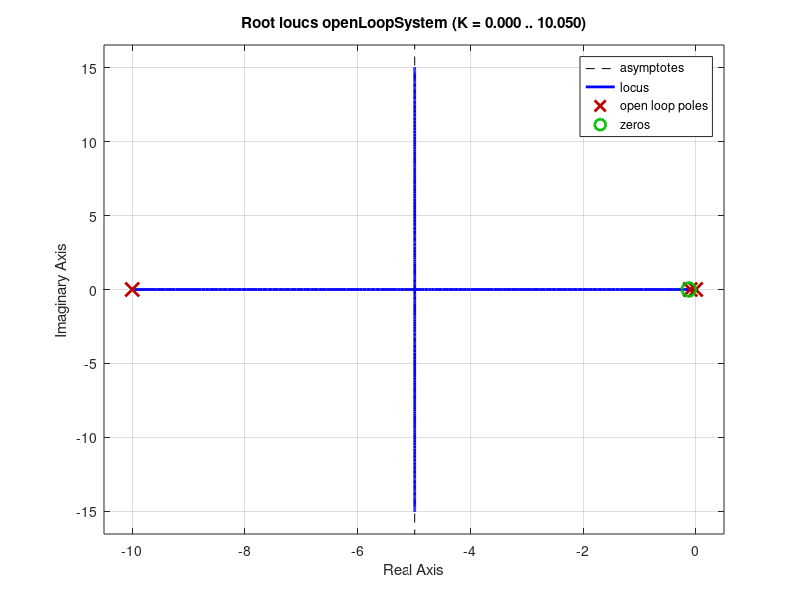

The MATLAB script that drew this image: (Note: this script raises an error after producing the figure.)
%% Aristotle University of Thessaloniki (AUTh)
% Department of Electrical and Computer Engineering
%% Ioannis Deirmentzoglou AEM: 10015 Email: deirmentz@ece.auth.gr

% Open-Loop Tranfer Function of System
s = tf('s');
Ka = 1; 
c = 0.125;
% Open-loop transfer function for the system
openLoopSystem = 25*(s+c)/(s*(s+0.1)*(s+10));

% Closed Loop Transfer Function with feedback of -1
closedLoopSystem = feedback(openLoopSystem, 1, -1);

% Plot the Root Locus of the Open-Loop System
rlocus(openLoopSystem);

% Define the Transfer Functions for System and Controller
Gp = 25/((s+0.1)*(s+10));
Gc = Ka*(s+c)/s;

%% Tune the system using controlSystemDesigner
controlSystemDesigner(Gp,Gc) ;

%% Load the controller model after tuning
LinearPI = load('ControlSystemDesignerSessionTuneLinPI.mat') ; 
% Extract the tuned value of proportional gain Kp and zero c from the session data
Kp = LinearPI.ControlSystemDesignerSession.DesignerData.Architecture.TunedBlocks(2).ZPKGain ; 
c = LinearPI.ControlSystemDesignerSession.DesignerData.Architecture.TunedBlocks(2).PZGroup(1).Zero;

% Update the Controller Transfer Function Based on Tuned Values
Gc = Kp*(s-c)/s;

% Compute the Open and Closed-Loop Transfer Functions
openLoopSystem = Gp*Gc;
closedLoopSystem = feedback(openLoopSystem,1,-1);
step(closedLoopSystem);

% Info about the step response
S = stepinfo(closedLoopSystem);

% Print the results about rise time and overshoot 
fprintf('Step Respose Results\n');
fprintf('Rise time(sec): %f\n', S.RiseTime);
fprintf('Overshoot(%%): %f\n', S.Overshoot);

% Calculation of Ki and Kp
Ki = (-c)*Kp ; 
fprintf("\nKp = %g \t Ki = %g\n", Kp, Ki);

%% Root locus plot
figure;
rlocus(openLoopSystem);

%% Step response plot
figure;
step(closedLoopSystem);
